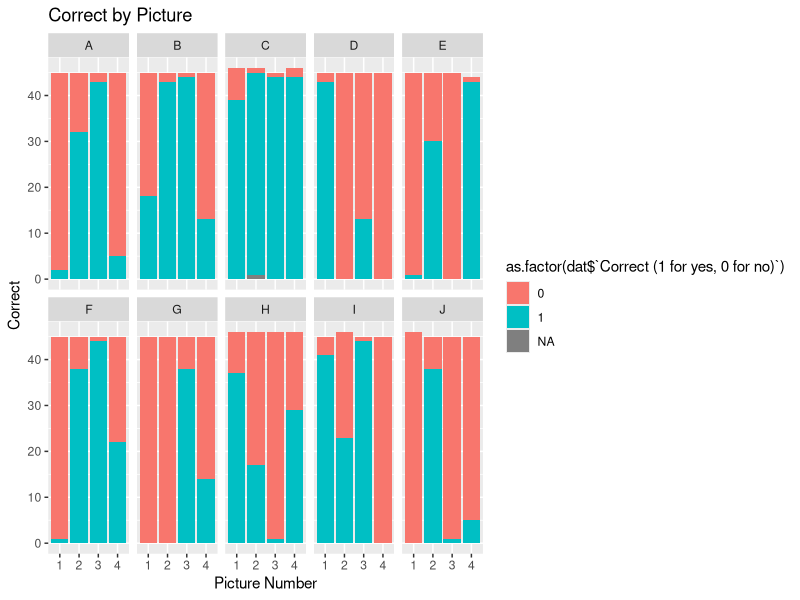

Reproduce this figure in R.
## ---- chunk 1
library(tidyverse)
dat <- read_csv("MP5.csv")
dat$`Artist Letter`[69] = "A"
dat$`Artist Letter`[878] = "E"
dat <- dat[4:1811, ]

## ---- chunk 2
dat$`Artist Letter` <- as.factor(dat$`Artist Letter`)
dat$`Picture Number` <- as.factor(dat$`Picture Number`)
## ---- chunk 3
ggplot(data = dat, aes(x = `Picture Number`, fill = as.factor(dat$`Correct (1 for yes, 0 for no)`))) + 
  geom_histogram(stat = "count") + 
  labs(x = "Picture Number", y = "Correct", title = "Correct by Picture")+
  facet_wrap( ~ `Artist Letter`, ncol = 5)
## ---- chunk 4
model <- lm(dat$`Correct (1 for yes, 0 for no)` ~ dat$`Artist Letter`/dat$`Picture Number`)
anova(model)
## ---- chunk 5
Fbatch <- 7.8721/7.1906
pbatch <- pf(Fbatch,9,30, lower.tail = F)
pbatch
